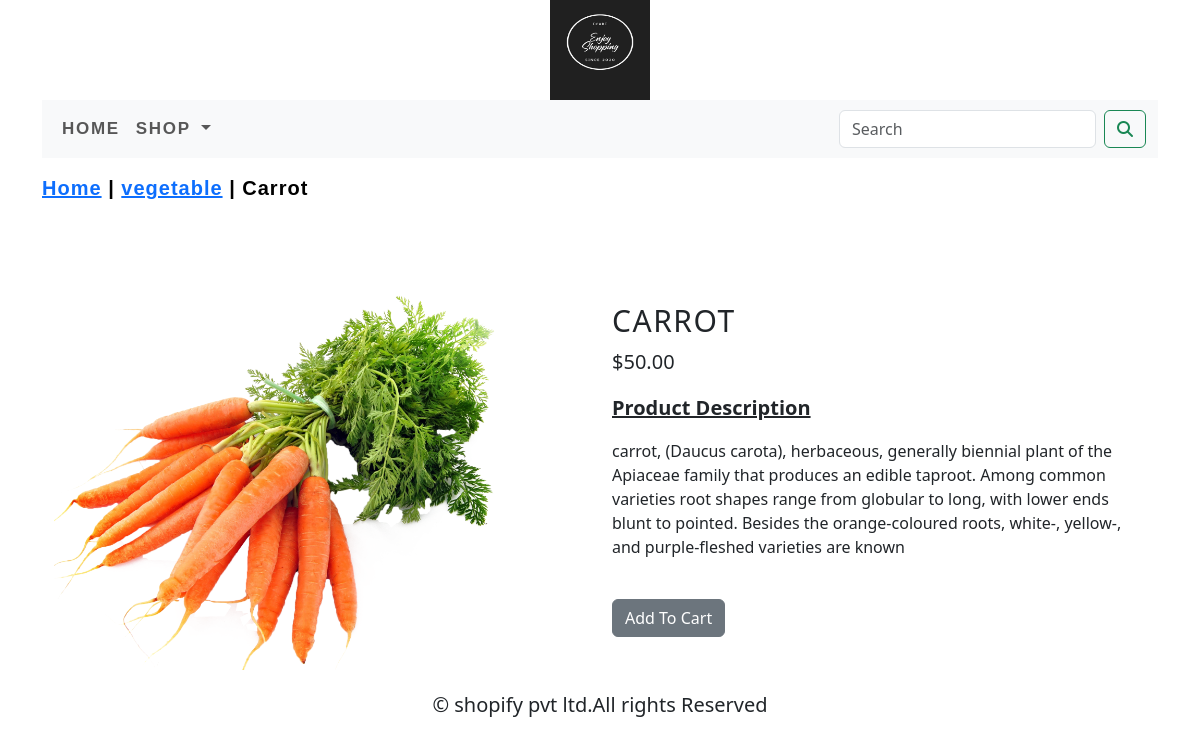
Screenshot of /shop/vegetable/carrot/ with the database file from the repository.
### ecommerceapp/models.py (models this page shows, shortened)
class Product(models.Model):
    name = models.CharField(max_length=250, unique=True)
    slug = models.SlugField(max_length=250, unique=True)
    description = models.TextField(blank=True)
    price=models.DecimalField(max_digits=10,decimal_places=2)
    category=models.ForeignKey(Category,on_delete=models.CASCADE)
    image = models.ImageField(upload_to='product', blank=True)
    stock=models.IntegerField()
    available=models.BooleanField(default=True)
    created=models.DateTimeField(auto_now_add=True)
    updated=models.DateTimeField(auto_now=True)
    class Meta:
        ordering=('name',)
        verbose_name='product'
        verbose_name_plural='products'

class Category(models.Model):
    name=models.CharField(max_length=250,unique=True)
    slug=models.SlugField(max_length=250,unique=True)
    description=models.TextField(blank=True)
    image=models.ImageField(upload_to='category',blank=True)
    class Meta:
        ordering=('name',)
        verbose_name='category'
        verbose_name_plural='categories'
    def get_url(self):
        return reverse('ecommerceapp:products_by_category',args=[self.slug])
    def __str__(self):
        return '{}'.format(self.name)

### ecommerceapp/views.py (the view)
# urls.py: path('<slug:c_slug>/<slug:product_slug>/',views.proDetail,name='proDetail'),
def proDetail(request,c_slug,product_slug):
    try:
        product=Product.objects.get(category__slug=c_slug,slug=product_slug)
    except Exception as e:
        raise e
    return render(request,"product.html",{'product':product})

### cart_app/context_processors.py (called while the page is built)
def counter(request):
    item_count=0
    if 'admin' in request.path:
        return {}
    else:
        try:
            cart=Cart.objects.filter(cart_id=_cart_id(request))
            cart_items=CartItem.objects.all().filter(cart=cart[:1])
            for cart_item in cart_items:
                item_count += cart_item.quantity
        except Cart.DoesNotExist:
            item_count=0
    return dict(item_count=item_count)

### cart_app/views.py (called while the page is built)
def _cart_id(request):
    cart=request.session.session_key
    if not cart:
        cart=request.session.create()
    return cart

### ecommerceapp/context_processors.py (called while the page is built)
def menu_links(request):
    links=Category.objects.all()
    return dict(links=links)

### templates/product.html (shortened to what this page needs)
{% extends 'base.html' %}
{% load static %}
{% block content %}
<div class="row my_prod_row_class" style="padding-top:15px;">
  <div class="mx_auto" style="color:black;font-size:20px;text-decoration:none;font-family: 'Poppins', sans-serif;font-weight:bold;letter-spacing:.05em;">
    <p><a href="{% url 'ecommerceapp:allProCat' %}">Home</a> | <a href="{{product.category.get_url}}">{{product.category}}</a> | {{product.name}}</p>
  </div>
</div>
<div class="container">
<br>
  <div class="row" >
  <div class="col-12 col-sm-12 col-md-12 col-lg-6 text-center">
    <div class="min-width:18rem">
      <img src="{{product.image.url}}" alt="{{product.name}}" style="width:100%;height:auto;">
    </div>
  </div>
    <div class="col-12 col-sm-12 col-md-12 col-lg-6">
      <div>
      <h1 class="my_prod_title" style="font-size: 30px;padding-top: 40px;text-transform:uppercase;letter-spacing:.05em;">{{product.name}}</h1>
      <p style="font-size:20px;">${{product.price}}</p>
      <p style="font-weight:bold;font-size:20px;"><u>Product Description</u></p>
      <p class="text-justify" >{{product.description}}</p>
      {% if product.stock <= 0 %}
        <p class="text-justify" style="font-weight:bold;font-size:20px;"><b>Out Of Stock</b></p>
      {% else %}
        <br>
        <a href="{% url 'cart_app:add_cart' product.id %}" class="btn btn-secondary">Add To Cart</a>
      {% endif %}
    </div>
  </div>
</div>
  </div>
{% endblock %}

### static/css/custom.css (style rules this page uses)
.text-center { padding-top:20px; font-size:20px; }
.my_prod_row_class { padding-top:20px; padding-bottom:20px; }
.my_prod_row_class .mx_auto { color:black; font-size:15px; text-decoration:none; }

### rows the page displays
Product: category "vegetable", name "Carrot", image (picture), name "CARROT", price "50.00", description "carrot, (Daucus carota), herbaceous, generally biennial plant of the Apiaceae family that produces an edible taproot. Among common varieties root shapes range from globular to long, with lower ends blunt to pointed. Besides the orange-coloured roots, white-, yellow-, and purple-fleshed varieties are known"
